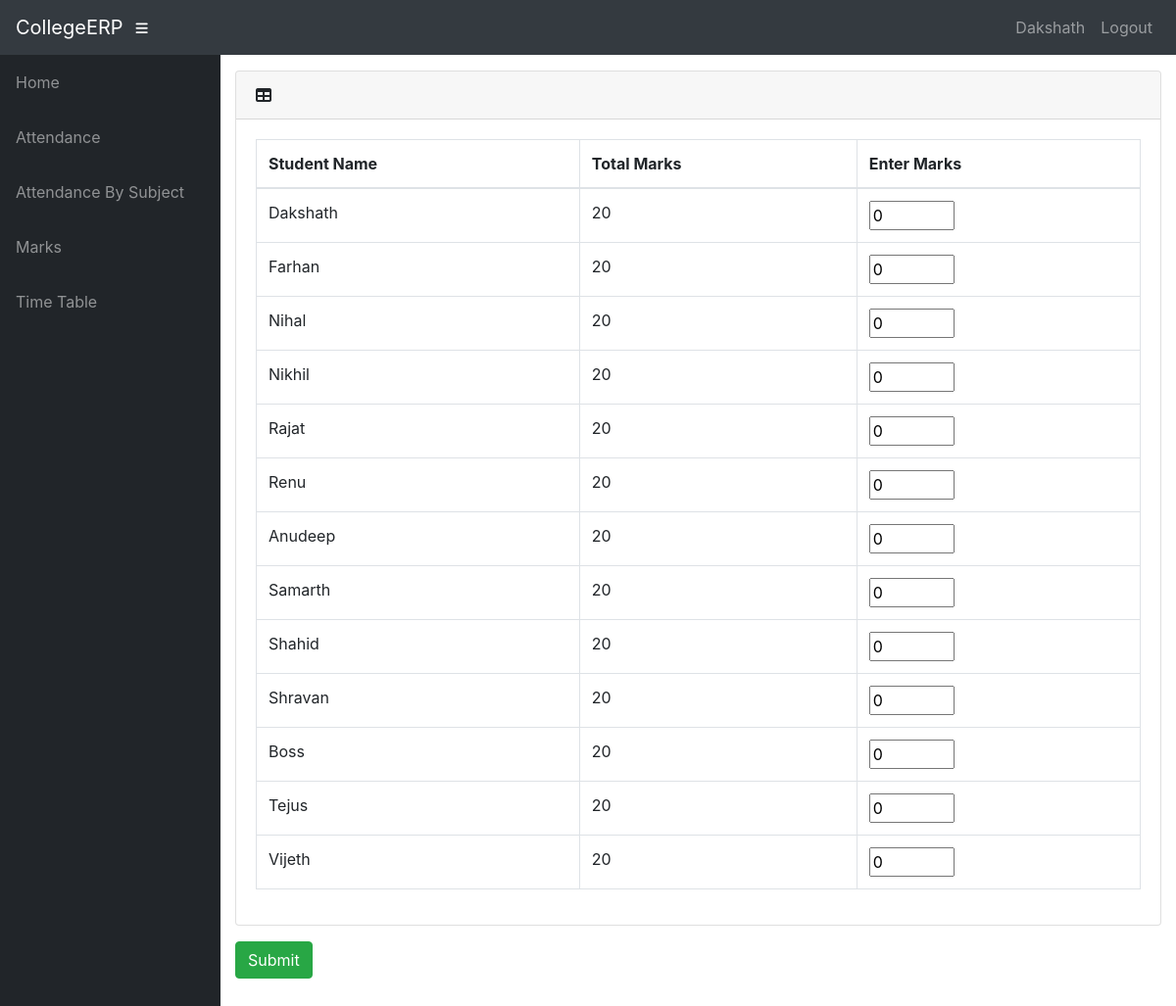
The page /info/teacher/19/marks_entry/ (signed in) on the database its author committed.
### info/models.py (models this page shows, shortened)
class User(AbstractUser):
    @property
    def is_student(self):
        if hasattr(self, 'student'):
            return True
        return False

class Student(models.Model):
    user = models.OneToOneField(User, on_delete=models.CASCADE, null=True)
    class_id = models.ForeignKey(Class, on_delete=models.CASCADE, default=1)
    USN = models.CharField(primary_key='True', max_length=100)
    name = models.CharField(max_length=200)
    sex = models.CharField(max_length=50, choices=sex_choice, default='Male')
    DOB = models.DateField(default='1998-01-01')

class MarksClass(models.Model):
    assign = models.ForeignKey(Assign, on_delete=models.CASCADE)
    name = models.CharField(max_length=50, choices=test_name, default='Internal test 1')
    status = models.BooleanField(default='False')
    class Meta:
        unique_together = (('assign', 'name'),)
    @property
    def total_marks(self):
        if self.name == 'Semester End Exam':
            return 100
        return 20

### info/views.py (the view)
@login_required()
def t_marks_entry(request, marks_c_id):
    mc = get_object_or_404(MarksClass, id=marks_c_id)
    ass = mc.assign
    c = ass.class_id
    context = {
        'ass': ass,
        'c': c,
        'mc': mc,
    }
    return render(request, 'info/t_marks_entry.html', context)

### info/templates/info/t_marks_entry.html (shortened to what this page needs)
{% extends 'info/base.html' %}
{% block content %}
{% if c.student_set.all %}
<form action="{% url 'marks_confirm' mc.id %}" method="post">
    <div class="card mb-3">
        <div class="card-header">
          <i class="fas fa-table"></i>
         <b>{{ dept1.name }}</b></div>
        <div class="card-body">
          <div class="table-responsive">
            <table class="table table-bordered" id="dataTable" width="100%" cellspacing="0">
              <thead>
                <tr>
                    <th>Student Name</th>
                    <th>Total Marks</th>
                    <th>Enter Marks</th>
                </tr>
              </thead>
                <tbody>
                {% for s in c.student_set.all %}
                    <tr>
                    <td>{{s.name}}</td>
                    <td>{{ mc.total_marks }}</td>
                    <td>
                        <input type="number" name="{{ s.USN }}" min="0" max="{{ mc.total_marks }}" value="0">
                    </td>
                    </tr>
                {% endfor %}
                </tbody>
            </table>
          </div>
        </div>
      </div>
    <input class="btn btn-success" type="submit" value="Submit">
</form>
{% else %}
    <p>No students in Class</p>
{% endif %}
{% endblock %}

### info/templates/info/base.html (shortened to what this page needs)
<!DOCTYPE html>
<html lang="en">
  <head>
      {% load static %}
    <link href="{% static '/info/bootstrap/vendor/bootstrap/css/bootstrap.min.css' %}" rel="stylesheet">
    <link href="{% static '/info/bootstrap/vendor/fontawesome-free/css/all.min.css' %}" rel="stylesheet" type="text/css">
    <link href="{% static '/info/bootstrap/vendor/datatables/dataTables.bootstrap4.css' %}" rel="stylesheet">
    <link href="{% static '/info/bootstrap/css/sb-admin.css' %}" rel="stylesheet">
  </head>
  <body id="page-top">
    <nav class="navbar navbar-expand navbar-dark bg-dark static-top">
      <a class="navbar-brand mr-1" href="{% url 'index' %}">CollegeERP</a>
      <button class="btn btn-link btn-sm text-white order-1 order-sm-0" id="sidebarToggle" href="#">
        <i class="fas fa-bars"></i>
      </button>
        <div class="collapse navbar-collapse" id="navbarResponsive">
          <ul class="navbar-nav ml-auto">
            <li class="nav-item">
                {% if request.user.is_student %}
                    <a class="nav-link text-capitalize">{{ request.user.student.name }}</a>
                {% elif request.user.is_teacher %}
                    <a class="nav-link text-capitalize">{{ request.user.teacher.name }}</a>
                {% endif %}
            </li>
            <li class="nav-item">
                <a class="nav-link" href="#" data-toggle="modal" data-target="#logoutModal">Logout</a>
            </li>
          </ul>
        </div>
    </nav>
    <div id="wrapper">
      <ul class="sidebar navbar-nav">
            <li class="nav-item">
              <a class="nav-link" href="{% url 'index' %}">
                <span>Home</span>
              </a>
            </li>
        {% if request.user.is_student %}
            <li class="nav-item">
              <a class="nav-link" href="{% url 'attendance' request.user.student.USN %}">
                <span>Attendance</span>
              </a>
            </li>
            <li class="nav-item">
              <a class="nav-link" href="{% url 'attendance' request.user.student.USN %}">
                <span>Attendance By Subject</span>
              </a>
            </li>
            <li class="nav-item">
              <a class="nav-link" href="{% url 'marks_list' request.user.student.USN %}">
                <span>Marks</span>
              </a>
            </li>
              <li class="nav-item">
              <a class="nav-link" href="{% url 'timetable' request.user.student.class_id_id %}">
                <span>Time Table</span>
              </a>
            </li>
        {% endif %}
      </ul>
      <div id="content-wrapper">
        <div class="container-fluid">
            {% block content %}
            {% endblock %}
        </div>
      </div>
    </div>
  </body>
</html>

### rows shown on the page
User: user.student.name "Dakshath"
Student: name "Dakshath"
MarksClass: total_marks "20"
Student: name "Farhan"
Student: name "Nihal"
Student: name "Nikhil"
Student: name "Rajat"
Student: name "Renu"
Student: name "Anudeep"
Student: name "Samarth"
Student: name "Shahid"
Student: name "Shravan"
Student: name "Boss"
Student: name "Tejus"
Student: name "Vijeth"
